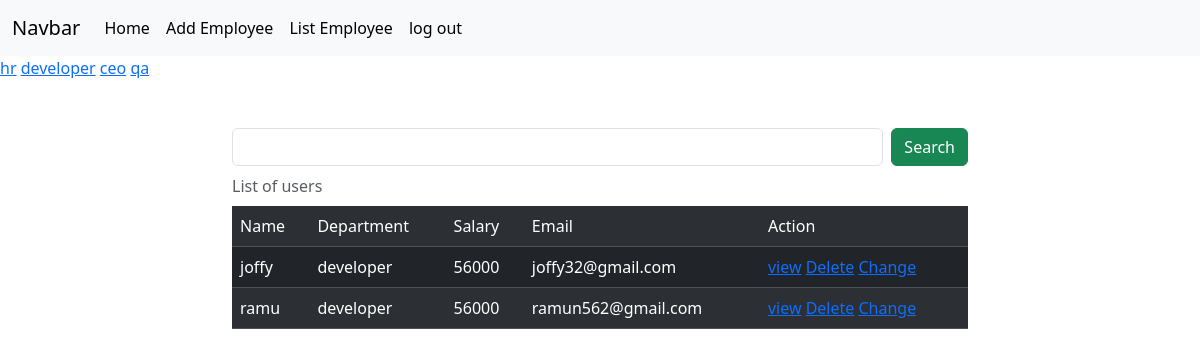
Screenshot of /employees/all?department=developer (signed in) with the database file from the repository.
### crm/models.py (models this page shows, shortened)
class Employees(models.Model):
    name=models.CharField(max_length=200)
    department=models.CharField(max_length=200)
    salary=models.PositiveIntegerField()
    email=models.EmailField(unique=True)
    age=models.PositiveIntegerField()
    contact=models.CharField(null=True,max_length=200)
    profile_pic=models.ImageField(upload_to="images",null=True)
    dob=models.DateField(null=True,blank=True)

### crm/views.py (the view, shortened to what this page needs)
# urls.py: path("employees/all",views.EmployeeListView.as_view(),name="emp-all"),
@method_decorator(signin_required,name="dispatch")
class EmployeeListView(View):
    def get(self,request,*args,**kwargs):
        qs=Employees.objects.all()
        departments=Employees.objects.all().values_list("department",flat=True).distinct()
        print(departments)
        if "department" in request.GET:
            dept=request.GET.get("department")
            qs=qs.filter(department__iexact=dept)
        return render(request,"emp_list.html",{"data":qs,"departments":departments})

### crm/views.py (called while the page is built)
def signin_required(fn):
    def wrapper(request,*args,**kwargs):
        if not request.user.is_authenticated:
            messages.error(request,"Invalid session")
            return redirect("signin")
        else:
            return fn(request,*args,**kwargs)
    return wrapper

### crm/templates/emp_list.html (shortened to what this page needs)
{%extends 'base.html'%}
{%block body_block%}
<div>
    {%for dep in departments%}
    <a href="{%url 'emp-all'%}?department={{dep}}">{{dep}}</a>
    {%endfor%}
</div>
<div class="container mt-5">
    <div class="row">
        <div class="col-2"></div>
        <div class="col-8">
            <form action="" method="post">
                <div class="d-flex">
                <input type="text" name="box" class="form-control me-2">
                <button type="submit" class="btn btn-success">Search</button>
                </div>
            </form>
        </div>
        <div class="col-2"></div>
    </div>
</div>
<div class="container">
    <div class="row">
        <div class="col-2"></div>
        <div class="col-8">
            <table class="table table-dark table-striped caption-top">
                <caption>List of users</caption>
                <tr>
                    <td>Name</td>
                    <td>Department</td>
                    <td>Salary</td>
                    <td>Email</td>
                    <td>Action</td>
                </tr>
                {%for emp in data%}
                <tr>
                    <td>{{emp.name}}</td>
                    <td>{{emp.department}}</td>
                    <td>{{emp.salary}}</td>
                    <td>{{emp.email}}</td>
                    <td>
                        <a href="{%url 'emp-details' emp.id%}">view</a>
                        <a href="{%url 'emp-delete' emp.id%}">Delete</a>
                        <a href="{%url 'emp-edit' emp.id%}">Change</a>
                    </td>
                </tr>
                {%endfor%}
            </table>
        </div>
        <div class="col-2"></div>
    </div>
</div>
{%endblock%}

### rows the page displays
Employees: name "joffy", department "developer", salary "56000", email "joffy32@gmail.com"
Employees: name "ramu", department "developer", salary "56000", email "ramun562@gmail.com"

### other values shown
{{ dep }} "hr" "developer" "ceo" "qa"
